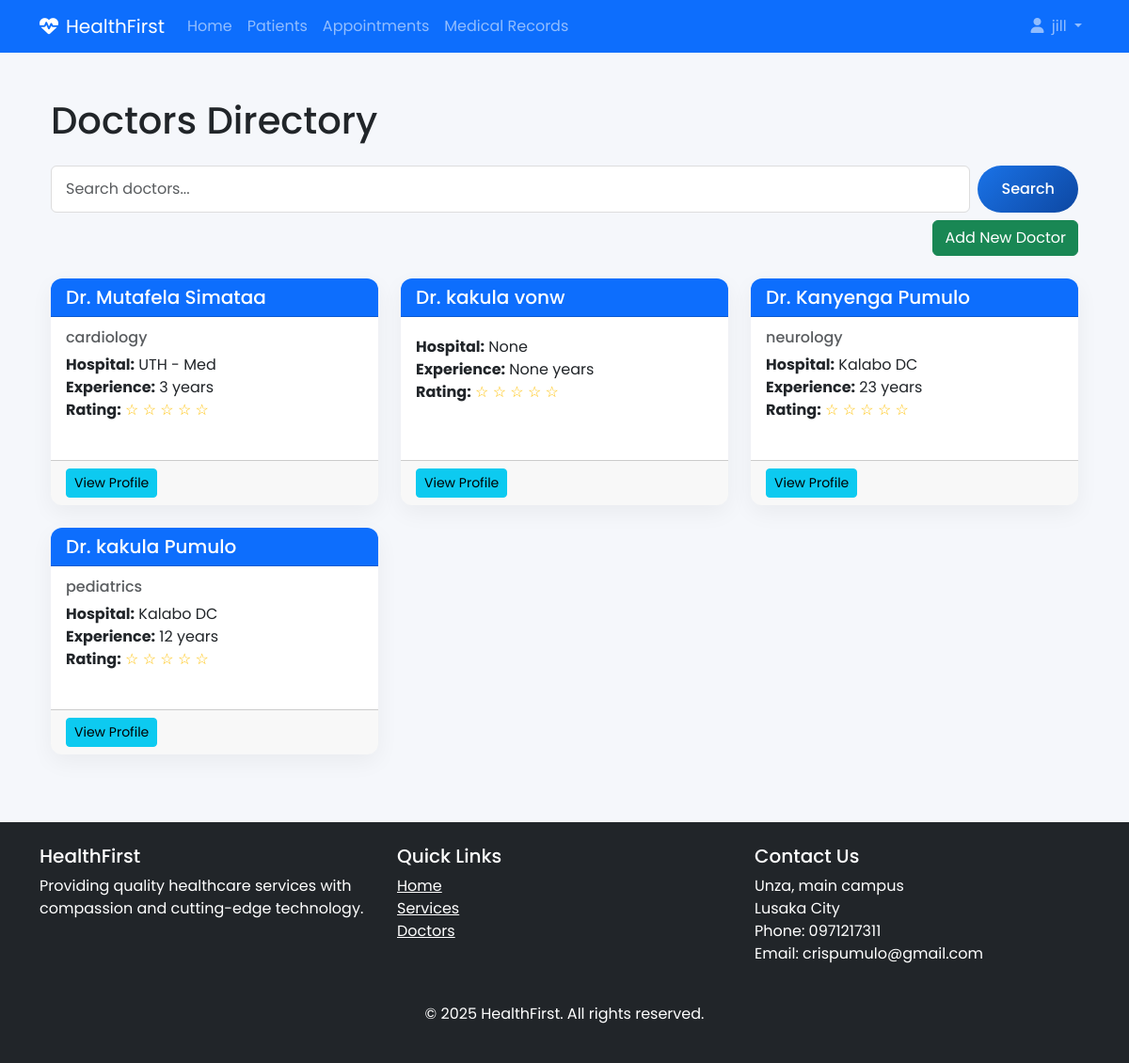
Page /doctors/ (signed in) on the committed database.
### accounts/models.py (models this page shows, shortened)
class User(AbstractUser):
    USER_TYPE_CHOICES = (
        ('admin', 'Administrator'),
        ('doctor', 'Doctor'),
        ('staff', 'Staff'),
        ('patient', 'Patient'),
    )
    user_type = models.CharField(max_length=10, choices=USER_TYPE_CHOICES, default='staff')
    profile_picture = models.ImageField(upload_to='profile_pics/', blank=True, null=True)
    phone = models.CharField(max_length=20, blank=True, null=True)
    address = models.TextField(blank=True, null=True)

### doctors/models.py (models this page shows, shortened)
class Doctor(models.Model):
    GENDER_CHOICES = (
        ('M', 'Male'),
        ('F', 'Female'),
        ('O', 'Other'),
    )
    SPECIALIZATION_CHOICES = (
        ('cardiology', 'Cardiology'),
        ('pediatrics', 'Pediatrics'),
        ('orthopedics', 'Orthopedics'),
        ('neurology', 'Neurology'),
        ('gynecology', 'Gynecology'),
    )
    user = models.OneToOneField(User, on_delete=models.CASCADE, related_name='doctor_profile')
    specialization = models.CharField(max_length=50, choices=SPECIALIZATION_CHOICES)
    gender = models.CharField(max_length=1, choices=GENDER_CHOICES)
    date_of_birth = models.DateField(null=True, blank=True)
    license_number = models.CharField(max_length=50, unique=True, null=True, blank=True)
    years_of_experience = models.PositiveIntegerField(null=True, blank=True)
    hospital = models.CharField(max_length=100, null=True, blank=True)
    department = models.CharField(max_length=100, null=True, blank=True)
    bio = models.TextField(blank=True, null=True)
    education = models.TextField(help_text="Degrees and institutions", null=True, blank=True)
    certifications = models.TextField(blank=True, null=True)
    languages_spoken = models.CharField(max_length=200, null=True, blank=True)
    consultation_fee = models.DecimalField(max_digits=10, decimal_places=2, null=True, blank=True)
    average_rating = models.FloatField(
        default=0,
        validators=[MinValueValidator(0), MaxValueValidator(5)],
        null=True, blank=True,
    )
    available_for_telemedicine = models.BooleanField(default=False, null=True, blank=True)
    available_days = models.CharField(max_length=100, help_text="Comma-separated days (e.g., Mon,Tue,Wed)", null=True, blank=True)
    available_hours = models.CharField(max_length=100, help_text="e.g., 9:00 AM - 5:00 PM", null=True, blank=True)
    created_at = models.DateTimeField(default=timezone.now)
    updated_at = models.DateTimeField(auto_now=True)

### doctors/views.py (the view)
# urls.py: path('', views.doctor_list, name='doctor_list'),
def doctor_list(request):
    doctors = Doctor.objects.select_related('user').all()
    return render(request, 'doctors/list.html', {
        'doctors': doctors,
    })

### doctors/templates/doctors/list.html (shortened to what this page needs)
{% extends 'accounts/base.html' %}
{% block content %}
<div class="container">
    <h1 class="my-4">Doctors Directory</h1>
    <div class="row mb-2">
        <div class="col-12">
            <form method="get" class="form-inline d-flex">
                <input type="text" name="q" class="form-control me-2" placeholder="Search doctors..." value="{{ request.GET.q }}">
                <button type="submit" class="btn btn-primary">Search</button>
            </form>
        </div>
    </div>
    <div class="row mb-4">
        <div class="col-12 text-end">
            {% if request.user %}
                <a href="{% url 'doctors:doctor_create' %}" class="btn btn-success">Add New Doctor</a>
            {% endif %}
        </div>
    </div>
    <div class="row">
        {% for doctor in doctors %}
        <div class="col-md-4 mb-4">
            <div class="card h-100">
                <div class="card-header bg-primary text-white">
                    <h5 class="mb-0">Dr. {{ doctor.user.last_name }} {{ doctor.user.first_name }}</h5>
                </div>
                <div class="card-body">
                    <h6 class="card-subtitle mb-2 text-muted">{{ doctor.specialization }}</h6>
                    <p class="card-text">
                        <strong>Hospital:</strong> {{ doctor.hospital }}<br>
                        <strong>Experience:</strong> {{ doctor.years_of_experience }} years<br>
                        <strong>Rating:</strong>
                        <span class="text-warning">
                            {% for i in "12345" %}
                                {% if forloop.counter <= doctor.average_rating %}
                                    ★
                                {% else %}
                                    ☆
                                {% endif %}
                            {% endfor %}
                        </span>
                    </p>
                </div>
                <div class="card-footer">
                    <a href="{% url 'doctors:doctor_detail' doctor.user_id %}" class="btn btn-sm btn-info">View Profile</a>
                </div>
            </div>
        </div>
        {% empty %}
        <div class="col-12">
            <div class="alert alert-info">No doctors found.</div>
        </div>
        {% endfor %}
    </div>
</div>
{% endblock %}

### accounts/templates/accounts/base.html (shortened to what this page needs)
<!DOCTYPE html>
{% load static %}
<html lang="en">
<head>
    <link href="https://cdn.jsdelivr.net/npm/bootstrap@5.3.0/dist/css/bootstrap.min.css" rel="stylesheet">
    <link rel="stylesheet" href="https://cdnjs.cloudflare.com/ajax/libs/font-awesome/6.4.0/css/all.min.css">
    <link rel="stylesheet" href="{% static 'css/style.css' %}">
</head>
<body>
    <nav class="navbar navbar-expand-lg navbar-dark bg-primary sticky-top">
        <div class="container">
            <a class="navbar-brand" href="{% url 'home' %}">
                <i class="fas fa-heartbeat me-2"></i>HealthFirst
            </a>
            <div class="collapse navbar-collapse" id="navbarNav">
                <ul class="navbar-nav me-auto">
                    <li class="nav-item">
                        <a class="nav-link" href="{% url 'home' %}">Home</a>
                    </li>
                    {% if user.is_authenticated %}
                    <li class="nav-item">
                        <a class="nav-link" href="{% url 'patients:patient_list' %}">Patients</a>
                    </li>
                    <li class="nav-item">
                        <a class="nav-link" href="#">Appointments</a>
                    </li>
                    <li class="nav-item">
                        <a class="nav-link" href="#">Medical Records</a>
                    </li>
                    {% endif %}
                </ul>
                <ul class="navbar-nav ms-auto">
                    {% if user.is_authenticated %}
                    <li class="nav-item dropdown">
                        <a class="nav-link dropdown-toggle" href="#" id="navbarDropdown" role="button" data-bs-toggle="dropdown">
                            <i class="fas fa-user me-1"></i> {{ user.get_full_name|default:user.username }}
                        </a>
                    </li>
                    {% endif %}
                </ul>
            </div>
        </div>
    </nav>
    <main class="container my-5">
        {% block content %}{% endblock %}
    </main>
    <footer class="bg-dark text-white py-4">
        <div class="container">
            <div class="row">
                <div class="col-md-4 mb-4">
                    <h5>HealthFirst</h5>
                    <p>Providing quality healthcare services with compassion and cutting-edge technology.</p>
                </div>
                <div class="col-md-4 mb-4">
                    <h5>Quick Links</h5>
                    <ul class="list-unstyled">
                        <li><a href="{% url 'home' %}" class="text-white">Home</a></li>
                        <li><a href="#" class="text-white">Services</a></li>
                        <li><a href="#" class="text-white">Doctors</a></li>
                    </ul>
                </div>
                <div class="col-md-4">
                    <h5>Contact Us</h5>
                    <address>
                        Unza, main campus<br>
                        Lusaka City<br>
                        Phone: 0971217311<br>
                        Email: crispumulo@gmail.com
                    </address>
                </div>
            </div>
            <div class="text-center mt-4">
                <p>&copy; 2025 HealthFirst. All rights reserved.</p>
            </div>
        </div>
    </footer>
</body>
</html>

### accounts/static/css/style.css (style rules this page uses)
:root { --primary: #1a73e8; --primary-dark: #0d47a1; --secondary: #00c853; --light: #f8f9fa; --dark: #212529; --gray: #6c757d; --light-gray: #e9ecef; --danger: #ff5252; --warning: #ffc107; }
body { font-family: 'Poppins', sans-serif; background-color: #f5f7fb; color: var(--dark); }
.card { border-radius: 15px; overflow: hidden; box-shadow: 0 5px 15px rgba(0,0,0,0.05); transition: all 0.3s ease; margin-bottom: 25px; }
.form-control, .form-select { border: 2px solid var(--light-gray); border-radius: 10px; padding: 12px 15px; transition: all 0.3s ease; }
.btn-primary { background: linear-gradient(135deg, var(--primary), var(--primary-dark)); border: none; padding: 10px 25px; border-radius: 30px; font-weight: 500; transition: all 0.3s ease; }
.card { border: none; border-radius: 0.75rem; box-shadow: 0 0.5rem 1.5rem rgba(0, 0, 0, 0.05); transition: all 0.3s ease; }
.form-control { padding: 12px 15px; border: 1px solid #ddd; border-radius: 6px; font-size: 16px; transition: border-color 0.3s; }

### rows in the picture
User: get_full_name "jill"
Doctor: user.last_name "Mutafela", user.first_name "Simataa", specialization "cardiology", hospital "UTH - Med", years_of_experience "3", average_rating 0 (drawn)
Doctor: user.last_name "kakula", user.first_name "vonw", hospital "None", years_of_experience "None", average_rating 0 (drawn)
Doctor: user.last_name "Kanyenga", user.first_name "Pumulo", specialization "neurology", hospital "Kalabo DC", years_of_experience "23", average_rating 0 (drawn)
Doctor: user.last_name "kakula", user.first_name "Pumulo", specialization "pediatrics", hospital "Kalabo DC", years_of_experience "12", average_rating 0 (drawn)
